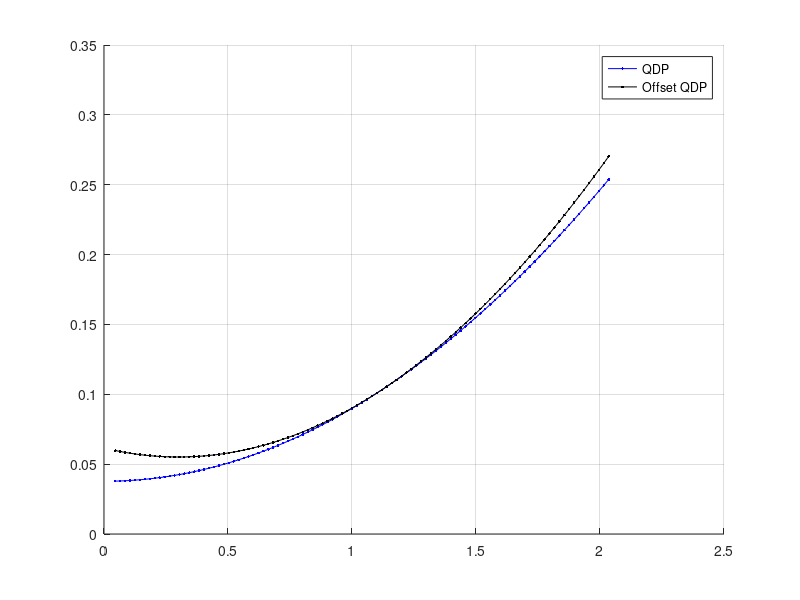

Recreate this plot in MATLAB.
clc;clear;close all

% some characteristics of aircraft
weight = 564000 %lbf
S = 5500 %ft^2
v = 278.489 %f/s
rho = 1.225/(3.28084^3*14.5939)

% raw data
alpha0 = 5.7 % degrees
C_Lat0 = 1.11
C_Dat0 = 0.102
C_Lalpha = 5.7 % per rad
C_Dalphaat0 = 0.66 % per rad

% CL model
C_L0 = C_Lat0-C_Lalpha*alpha0/180*pi

% QDP model
K = C_Dalphaat0/(2*C_Lat0*C_Lalpha)
C_D0 = C_Dat0-K*C_Lat0^2

% offset QDP model
C_Lnominal = 0.3
K_alt = C_Dalphaat0/(2*(C_Lat0-C_Lnominal)*C_Lalpha)
C_D0_alt = C_Dat0-K_alt*(C_Lat0-C_Lnominal)^2

% visualization
alphadeg = linspace(-5,15,101);
alpharad = alphadeg/180*pi;
C_L = C_Lalpha*alpharad+C_L0;
C_D_qdp = K*C_L.^2+C_D0;
C_D_alt = K_alt*(C_L-C_Lnominal).^2+C_D0_alt;

hold on
plot(C_L,C_D_qdp,'b.-')
plot(C_L,C_D_alt,'k.-')
legend('QDP','Offset QDP')
grid on



